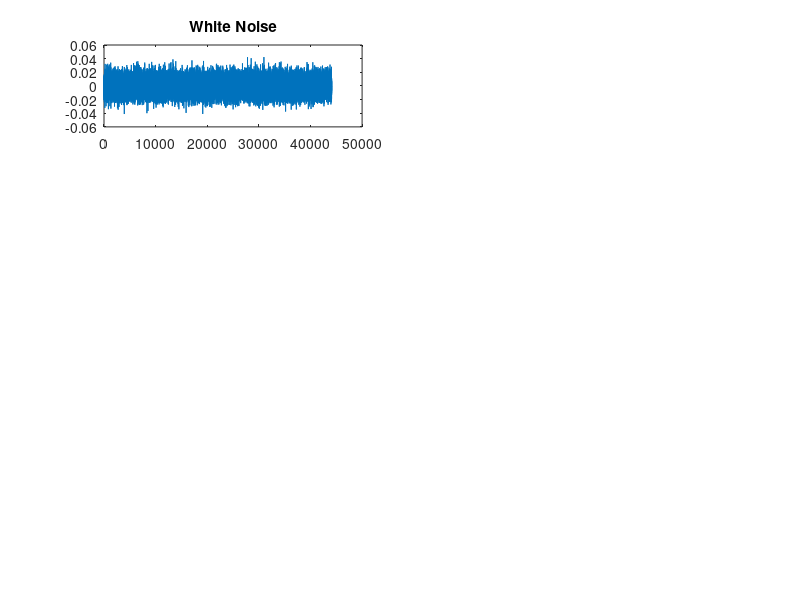

Write the MATLAB code that produced this figure. (Note: this script raises an error after producing the figure.)
% Basic process; generate white noise, filter it, epoch it to make smaller
% impulses, generate a sequence of impulses.

% Generate white noise of 1s duration:
fs = 44100;               % Sampling frequency
duration = 1;             % Duration in seconds
r = randn(1, fs * duration);  % Generate white noise
r = r * 0.01;             % Significantly reduce the amplitude of the white noise
figure;
subplot(4, 2, 1);
plot(r);
title('White Noise');
%soundsc(r, fs)           % Play the white noise as a sanity check

% Define filter properties; generate 1 octave wide bands
% First band is 2-4 kHz, second one is 8-16 kHz
fL1 = 2000; fH1 = 4000;
bpFilt1 = designfilt('bandpassiir', 'FilterOrder', 10, ...
                     'HalfPowerFrequency1', fL1, 'HalfPowerFrequency2', fH1, ...
                     'SampleRate', fs);
y1 = filter(bpFilt1, r);

fL2 = 8000; fH2 = 16000;
bpFilt2 = designfilt('bandpassiir', 'FilterOrder', 10, ...
                     'HalfPowerFrequency1', fL2, 'HalfPowerFrequency2', fH2, ...
                     'SampleRate', fs);
y2 = filter(bpFilt2, r);

% Plot filtered signals for verification
subplot(4, 2, 2);
plot(y1);
title('Filtered Noise (2-4 kHz)');

subplot(4, 2, 3);
plot(y2);
title('Filtered Noise (8-16 kHz)');

% Generate chunks for impulses
impDurL = round(fs * 0.04); % 40 ms 
impDurH = round(fs * 0.03); % 30 ms 

chunkL = y1(10001:10001 + impDurL); % Pick a random chunk from the middle
chunkH = y2(10001:10001 + impDurH);

% Normalize to RMS and increase amplitude
chunkL = chunkL / rms(chunkL) * 10;
chunkH = chunkH / rms(chunkH) * 10;

subplot(4, 2, 4);
plot(chunkL);
title('Chunk L (2-4 kHz)');

subplot(4, 2, 5);
plot(chunkH);
title('Chunk H (8-16 kHz)');

impL = envelopeEnds(chunkL, 0.007, fs); % Apply envelope with 7 ms ramp
impH = envelopeEnds(chunkH, 0.005, fs); % Apply envelope with 5 ms ramp

subplot(4, 2, 6);
plot(impL);
title('Enveloped Impulse L (2-4 kHz)');

subplot(4, 2, 7);
plot(impH);
title('Enveloped Impulse H (8-16 kHz)');

% Generate impulse trains and superimpose on white noise
rate1 = 3; % 3 Hz presentation
rate2 = 5; % 5 Hz presentation

seq1 = r; % Initialize with reduced amplitude white noise
seq2 = r; % Initialize with reduced amplitude white noise

% Insert impulses at specific intervals into the white noise
for ss = 0.001:1 / rate1:1
    startSamp = round(ss * fs);
    seq1(startSamp:startSamp + impDurL) = seq1(startSamp:startSamp + impDurL) + impL;
end
subplot(4, 2, 8);
plot(seq1);
title('Impulse Train L (2-4 kHz)');

for ss = 0.001:1 / rate2:1
    startSamp = round(ss * fs);
    seq2(startSamp:startSamp + impDurH) = seq2(startSamp:startSamp + impDurH) + impH;
end
figure;
plot(seq2);
title('Impulse Train H (8-16 kHz)');

audiowrite('low_with_noise.wav', seq1, fs);
audiowrite('high_with_noise.wav', seq2, fs);

% Envelope function
function output_signal = envelopeEnds(signal, ramp, fs)
    % This function tries to remove the transients in the signal by enveloping
    % a ramp (in seconds)

    samples = ceil(ramp * fs); % added ceil to make this an integer
    x = -pi : pi / samples : 0;
    y = 0 : pi / samples : pi;
    output_signal = signal;

    % Prepare the envelope functions
    envelope_function = cos(x(1:samples)) / 2 + 0.5;

    % Fade in
    for i = 1 : samples
        output_signal(i) = signal(i) * envelope_function(i);
    end

    % Fade out
    for i = 0 : (samples - 1)
        current_position = length(signal) - i;
        output_signal(current_position) = signal(current_position) * envelope_function(i + 1);
    end
end